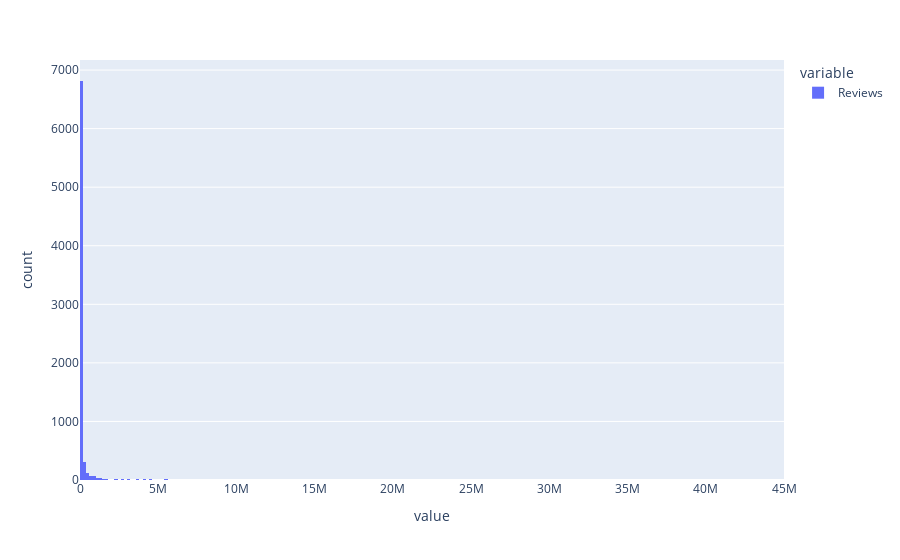

This figure's notebook cell:
### Code cell
px.histogram(dt['Reviews'])

### Figure 1 — Plotly figure (JSON) as saved in the notebook; plotly's stock layout.template omitted (floating-point values rounded to 4 significant figures; data arrays with more than 128 entries replaced by an {"elided": "..."} marker saying what was removed)
{"data": [{"alignmentgroup": "True", "bingroup": "x", "hovertemplate": "variable=Reviews<br>value=%{x}<br>count=%{y}<extra></extra>", "legendgroup": "Reviews", "marker": {"color": "#636efa", "pattern": {"shape": ""}}, "name": "Reviews", "offsetgroup": "Reviews", "orientation": "v", "showlegend": true, "type": "histogram", "x": {"elided": "7723 int values"}, "xaxis": "x", "yaxis": "y"}], "layout": {"barmode": "relative", "legend": {"title": {"text": "variable"}, "tracegroupgap": 0}, "margin": {"t": 60}, "xaxis": {"anchor": "y", "domain": [0, 1], "title": {"text": "value"}}, "yaxis": {"anchor": "x", "domain": [0, 1], "title": {"text": "count"}}}}
